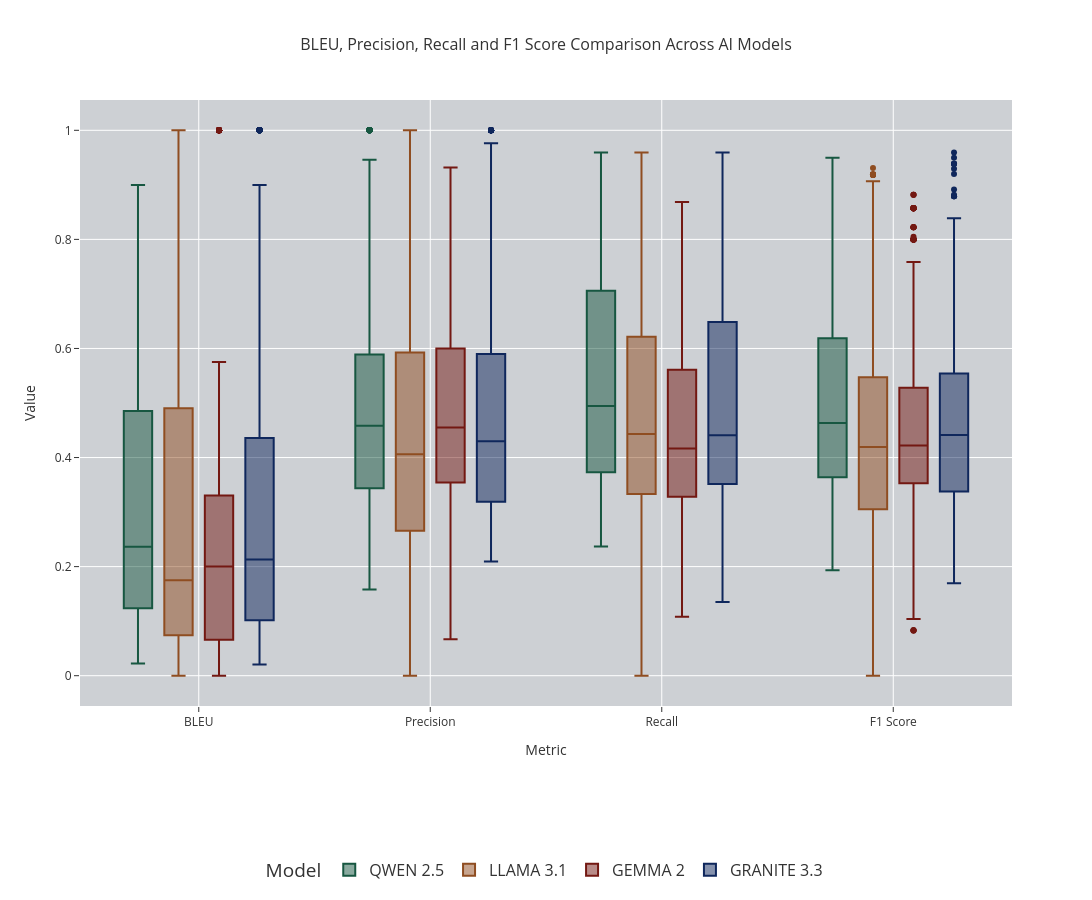

Notebook source saved alongside this figure:
### Code cell
Stats_Box = px.box(
    title='BLEU, Precision, Recall and F1 Score Comparison Across AI Models',
    data_frame=df_Results,
    y=['BLEU','Precision','Recall','F1 Score'],
    color='Model',
    color_discrete_map=Model_Discrete_Map,
    width=1200,
    height=900,
    template='ggplot2'
)

Stats_Box.update_layout(
    title_font=dict(size=16),  # Set the title font size
    font=dict(size=12),  # Set general font size for labels and axis titles
            hoverlabel=dict(
                font_size=20  # Set font size for hover data
            ),

             legend=dict(
                orientation='h',       
                yanchor='bottom',     
                y=-0.3,               
                xanchor='center',      
                 x=0.5,                 
                font=dict(size=16)     
            ),
            plot_bgcolor="#CDD0D4", 
            xaxis=dict(
                title="Metric",
                title_font=dict(size=14),
                tickfont=dict(size=12),

            ),
            yaxis=dict(
                title="Value",
                title_font=dict(size=14),
                tickfont=dict(size=12),
    )
)

Stats_Box.show()

### Figure 1 — Plotly figure (JSON) as saved in the notebook; plotly's stock layout.template omitted (floating-point values rounded to 4 significant figures; data arrays with more than 128 entries replaced by an {"elided": "..."} marker saying what was removed)
{"data": [{"alignmentgroup": "True", "hovertemplate": "Model=QWEN 2.5<br>variable=%{x}<br>value=%{y}<extra></extra>", "legendgroup": "QWEN 2.5", "marker": {"color": "#175741"}, "name": "QWEN 2.5", "notched": false, "offsetgroup": "QWEN 2.5", "orientation": "v", "showlegend": true, "type": "box", "x": {"elided": "3240 str values"}, "x0": " ", "xaxis": "x", "y": {"elided": "3240 float values"}, "y0": " ", "yaxis": "y"}, {"alignmentgroup": "True", "hovertemplate": "Model=LLAMA 3.1<br>variable=%{x}<br>value=%{y}<extra></extra>", "legendgroup": "LLAMA 3.1", "marker": {"color": "#8F4D21"}, "name": "LLAMA 3.1", "notched": false, "offsetgroup": "LLAMA 3.1", "orientation": "v", "showlegend": true, "type": "box", "x": {"elided": "3240 str values"}, "x0": " ", "xaxis": "x", "y": {"elided": "3240 float values"}, "y0": " ", "yaxis": "y"}, {"alignmentgroup": "True", "hovertemplate": "Model=GEMMA 2<br>variable=%{x}<br>value=%{y}<extra></extra>", "legendgroup": "GEMMA 2", "marker": {"color": "#731812"}, "name": "GEMMA 2", "notched": false, "offsetgroup": "GEMMA 2", "orientation": "v", "showlegend": true, "type": "box", "x": {"elided": "3240 str values"}, "x0": " ", "xaxis": "x", "y": {"elided": "3240 float values"}, "y0": " ", "yaxis": "y"}, {"alignmentgroup": "True", "hovertemplate": "Model=GRANITE 3.3<br>variable=%{x}<br>value=%{y}<extra></extra>", "legendgroup": "GRANITE 3.3", "marker": {"color": "#0F275C"}, "name": "GRANITE 3.3", "notched": false, "offsetgroup": "GRANITE 3.3", "orientation": "v", "showlegend": true, "type": "box", "x": {"elided": "3240 str values"}, "x0": " ", "xaxis": "x", "y": {"elided": "3240 float values"}, "y0": " ", "yaxis": "y"}], "layout": {"boxmode": "group", "font": {"size": 12}, "height": 900, "hoverlabel": {"font": {"size": 20}}, "legend": {"font": {"size": 16}, "orientation": "h", "title": {"text": "Model"}, "tracegroupgap": 0, "x": 0.5, "xanchor": "center", "y": -0.3, "yanchor": "bottom"}, "plot_bgcolor": "#CDD0D4", "title": {"font": {"size": 16}, "text": "BLEU, Precision, Recall and F1 Score Comparison Across AI Models"}, "width": 1200, "xaxis": {"anchor": "y", "domain": [0, 1], "tickfont": {"size": 12}, "title": {"font": {"size": 14}, "text": "Metric"}}, "yaxis": {"anchor": "x", "domain": [0, 1], "tickfont": {"size": 12}, "title": {"font": {"size": 14}, "text": "Value"}}}}
